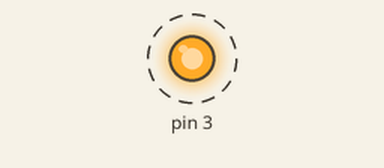
The program below on a simulated Raspberry Pi (header pin numbers). On the bench: output pins drawn as LEDs (lit = HIGH). Dashed ring = blinking. What the program prints to the terminal is not drawn.

Above: at 0.5 s.
Timing chart, 0 to 4.6 s (numbered marks = the images above):
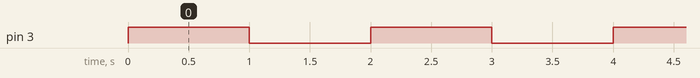

The program:

Interface_LED_With_Raspberry_Pi.py
```python
import RPi.GPIO as GPIO
import time

# Setup GPIO
GPIO.setwarnings(False)
GPIO.setmode(GPIO.BOARD)  # Corrected to BOARD
GPIO.setup(3, GPIO.OUT)

while True:
        print("LIGHT_ON")
        GPIO.output(3, GPIO.HIGH)  # Corrected GPIO.HIGH
        time.sleep(1)
        print("LIGHT_OFF")
        GPIO.output(3, GPIO.LOW)   # Corrected GPIO.LOW
        time.sleep(1)

GPIO.cleanup
```

Measured:
- by itself, pin 3: alternates HIGH for 1.0 s and LOW for 1.0 s
